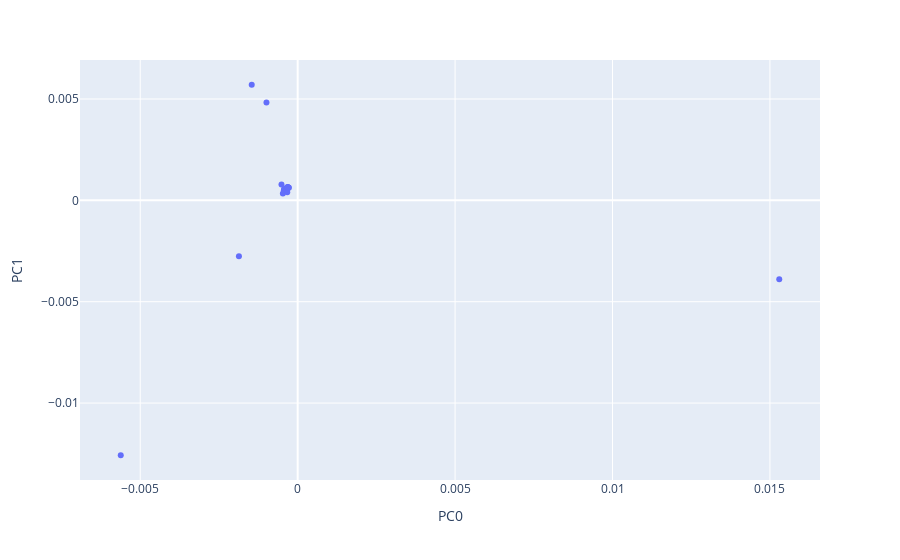
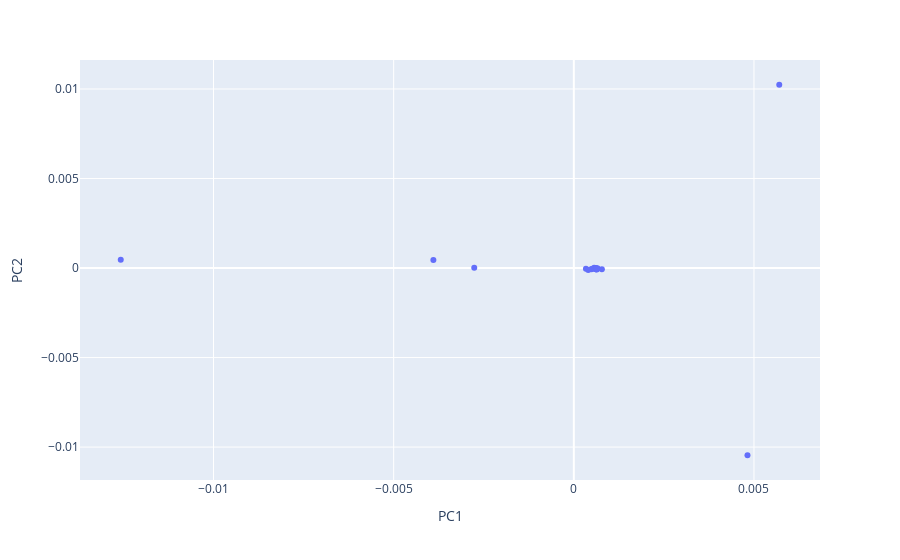

Source (notebook cell) for these figures, in order:
### Code cell
#Visualize results:
#Show a scatter plots of PC0 vs PC1, and PC1 vs PC2
fig1 = px.scatter(DCM, x='PC0', y='PC1')
fig1.show()

fig2 = px.scatter(DCM, x='PC1', y='PC2')
fig2.show()

### Figure 1 — Plotly figure (JSON) as saved in the notebook; plotly's stock layout.template omitted (floating-point values rounded to 4 significant figures)
{"data": [{"hovertemplate": "PC0=%{x}<br>PC1=%{y}<extra></extra>", "legendgroup": "", "marker": {"color": "#636efa", "symbol": "circle"}, "mode": "markers", "name": "", "orientation": "v", "showlegend": false, "type": "scatter", "x": [-0.0003135, -0.001459, -0.0003591, -0.0004381, -0.0004302, -0.0004694, -0.0009911, -0.0003157, -0.0003236, -0.0002933, 0.0153, -0.0005141, -0.000279, -0.0003553, -0.0003148, -0.0003055, -0.0003312, -0.0003174, -0.001866, -0.005619], "xaxis": "x", "y": [0.000624, 0.005701, 0.0006047, 0.0004961, 0.0005628, 0.0003366, 0.00482, 0.0006536, 0.0006462, 0.0006353, -0.003898, 0.0007785, 0.000616, 0.0004914, 0.0006259, 0.0006161, 0.0003996, 0.0006284, -0.002764, -0.01257], "yaxis": "y"}], "layout": {"autosize": true, "legend": {"tracegroupgap": 0}, "margin": {"t": 60}, "xaxis": {"anchor": "y", "autorange": true, "domain": [0, 1], "range": [-0.006938, 0.01661], "title": {"text": "PC0"}, "type": "linear"}, "yaxis": {"anchor": "x", "autorange": true, "domain": [0, 1], "range": [-0.01399, 0.007116], "title": {"text": "PC1"}, "type": "linear"}}}

### Figure 2 — Plotly figure (JSON) as saved in the notebook; plotly's stock layout.template omitted (floating-point values rounded to 4 significant figures)
{"data": [{"hovertemplate": "PC1=%{x}<br>PC2=%{y}<extra></extra>", "legendgroup": "", "marker": {"color": "#636efa", "symbol": "circle"}, "mode": "markers", "name": "", "orientation": "v", "showlegend": false, "type": "scatter", "x": [0.000624, 0.005701, 0.0006047, 0.0004961, 0.0005628, 0.0003366, 0.00482, 0.0006536, 0.0006462, 0.0006353, -0.003898, 0.0007785, 0.000616, 0.0004914, 0.0006259, 0.0006161, 0.0003996, 0.0006284, -0.002764, -0.01257], "xaxis": "x", "y": [-4.241e-05, 0.01024, -2.14e-06, -4.701e-05, 1.938e-05, -3.302e-05, -0.01046, -8.193e-06, -4.203e-05, -8.791e-05, 0.0004533, -6.887e-05, -7.247e-05, -6.97e-05, -4.326e-05, -6.969e-05, -0.0001085, -3.555e-05, 2.095e-05, 0.0004563], "yaxis": "y"}], "layout": {"autosize": true, "legend": {"tracegroupgap": 0}, "margin": {"t": 60}, "xaxis": {"anchor": "y", "autorange": true, "domain": [0, 1], "range": [-0.01373, 0.006854], "title": {"text": "PC1"}, "type": "linear"}, "yaxis": {"anchor": "x", "autorange": true, "domain": [0, 1], "range": [-0.01206, 0.01184], "title": {"text": "PC2"}, "type": "linear"}}}
